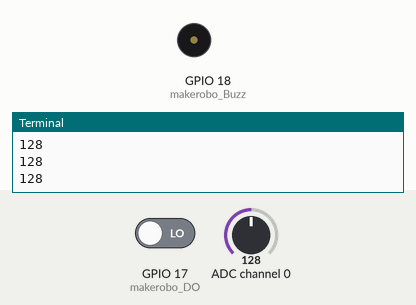
This program was run on a simulated Raspberry Pi (BCM pin numbers). Shown: buzzer (waves = sounding, pin HIGH), the last lines printed to the terminal. Inputs (shaded band) come from the test bench; at power-on: GPIO 17 (makerobo_DO) LOW, ADC channel 0 = 128 (analog values on the 0–255 scale). Library files of the repository ran but are not shown: PCF8591.py.

Above: at 0.9 s.
1.3 s: GPIO 17 (makerobo_DO) driven HIGH
At 1.8 s:
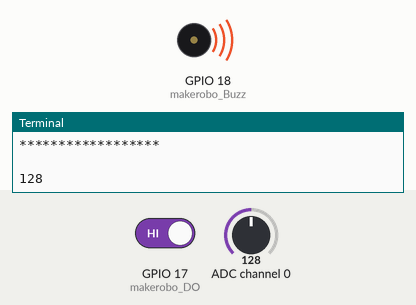
2.9 s: GPIO 17 (makerobo_DO) driven LOW
At 3.31 s:
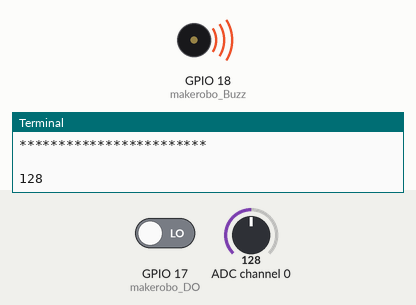
Timing chart, 0 to 11.9 s (numbered marks = the images above; inputs shaded):
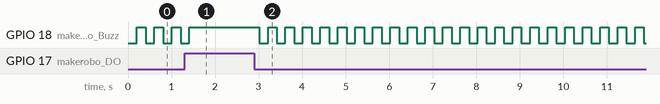

The program:

21yjwu.py
```python
import PCF8591 as ADC
import RPi.GPIO as GPIO
import time
import math

makerobo_DO = 17
makerobo_Buzz = 18
GPIO.setmode(GPIO.BCM)
GPIO.setwarnings(False)


def makerobo_setup():
    ADC.setup(0x48)
    GPIO.setup(makerobo_DO, GPIO.IN)
    GPIO.setup(makerobo_Buzz, GPIO.OUT)
    GPIO.output(makerobo_Buzz, 1)


def makerobo_Print(x):
    if x == 1:
        print('')
        print('******************')
        print('* Makerobo Safe~ *')
        print('******************')
        print('')
    if x == 0:
        print('')
        print('************************')
        print('* Makerobo Danger Gas! *')
        print('************************')
        print('')


def makerobo_loop():
    makerobo_status = 1
    makerobo_count = 0
    while True:
        print(ADC.read(0))
        makerobo_tmp = GPIO.input(makerobo_DO)
        if makerobo_tmp != makerobo_status:
            makerobo_Print(makerobo_tmp)
            makerobo_status = makerobo_tmp
        if makerobo_status == 0:
            makerobo_count += 1
            if makerobo_count % 2 == 0:
                GPIO.output(makerobo_Buzz, 1)
            else:
                GPIO.output(makerobo_Buzz, 0)
        else:
            GPIO.output(makerobo_Buzz, 1)
            makerobo_count = 0

        time.sleep(0.2)


def destroy():
    GPIO.output(makerobo_Buzz, 1)
    GPIO.cleanup()


if __name__ == '__main__':
    try:
        makerobo_setup()
        makerobo_loop()
    except KeyboardInterrupt:
        destroy()
```

Measured:
- after the input at 1.3 s, GPIO 18 (makerobo_Buzz): goes on until 1.4 s, then stays HIGH
- after the input at 2.9 s, GPIO 18 (makerobo_Buzz): alternates HIGH for 0.20 s and LOW for 0.20 s, starting after 0.12 s
- by itself, GPIO 18 (makerobo_Buzz): alternates HIGH for 0.20 s and LOW for 0.20 s
